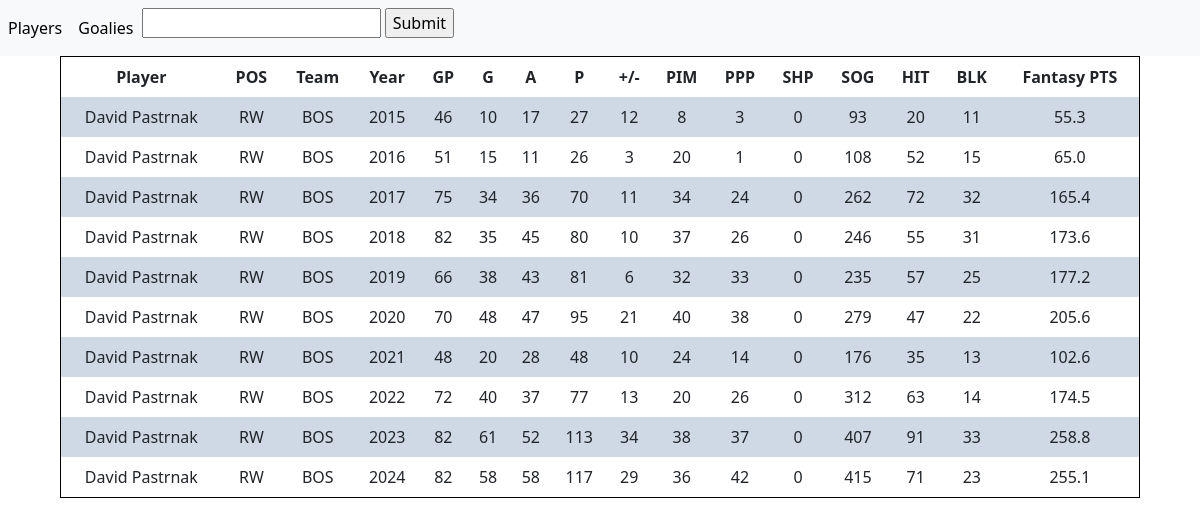
Screenshot of /8477956/ with the database file from the repository.
### fantasy/models.py (models this page shows, shortened)
class Stats(models.Model):
    player = models.ForeignKey(Player, on_delete=models.CASCADE)
    season = models.ForeignKey(Season, on_delete=models.CASCADE)
    team = models.ForeignKey(Team, on_delete=models.CASCADE, null=True)
    goals = models.IntegerField(default = 0)
    assists = models.IntegerField(default = 0)
    toi = models.CharField(max_length = 12, default = "N/A")
    pim = models.IntegerField(default = 0)
    shots = models.IntegerField(default = 0)
    games = models.IntegerField(default = 0)
    hits = models.IntegerField(default = 0)
    blocks = models.IntegerField(default = 0)
    plusMinus = models.IntegerField(default = 0)
    points = models.IntegerField(default = 0)
    shifts = models.IntegerField(default = 0)
    faceoffPct = models.FloatField(default = 0)
    shotPct = models.FloatField(default = 0)
    powerPlayGoals = models.IntegerField(default = 0)
    powerPlayPoints = models.IntegerField(default = 0)
    powerPlayTOI = models.CharField(max_length = 12, default = "N/A")
    shortHandGoals = models.IntegerField(default = 0)
    shortHandPoints = models.IntegerField(default = 0)
    shortHandTOI = models.CharField(max_length = 12, default = "N/A")
    gameWinningGoals = models.IntegerField(default = 0)
    overtimeGoals = models.IntegerField(default = 0)
    evenTOI = models.CharField(max_length = 12, default = "N/A")
    fantasyPoints = models.FloatField(default = 0)

class Player(models.Model):
    name = models.CharField(max_length = 50, default = "")
    team = models.ForeignKey(Team, on_delete=models.CASCADE)
    number = models.IntegerField(default = -1)
    age = models.IntegerField(default = -1)
    height = models.CharField(max_length = 3, default = "X") #In foot, inches
    weight = models.IntegerField(default = -1) #in pounds
    id_num = models.IntegerField(default = -1) #Id num for NHL api
    country = models.CharField(max_length = 20, default = "N/A")
    position = models.CharField(max_length = 20, default = "N/A")
    pos_code = models.CharField(max_length = 3, default = "X")

class Team(models.Model):
    name = models.CharField(max_length = 50, default = "")
    division = models.CharField(max_length = 50, default = "")
    conference = models.CharField(max_length = 50, default = "")
    acronym = models.CharField(max_length = 3, default = "") #3 letter abreviation
    id_num = models.IntegerField(default = -1) #Id number for NHL api

class Season(models.Model):
    year = models.IntegerField()
    current_season = models.BooleanField(default = False) #marks which season is the current season

### fantasy/views.py (the view, shortened to what this page needs)
# urls.py: path("<int:id_num>/", views.player_details, name='player_details'),
def player_details(request, id_num):
    person = Player.objects.filter(id_num=id_num)[0]
    details = Stats.objects.filter(player=person)
    players = Player.objects.all()
    context = {
        "players": players,
        "player_list": details
        }
    template = loader.get_template("players_details.html")
    return HttpResponse(template.render(context, request))

### templates/players_details.html (shortened to what this page needs)
{% load static %}
<!DOCTYPE html>
<html>
<link rel="stylesheet" type="text/css" href="{% static '\css\table_style.css' %}">
<head>
  <link href="https://cdn.jsdelivr.net/npm/bootstrap@5.3.0/dist/css/bootstrap.min.css" rel="stylesheet">
</head>
<body>
{% include 'navbar.html' %}
<div id="Players" class="tabcontent">
    <table id="player_table" class="base-table">
        <tr>
            <th>Player</th>
            <th>POS</th>
            <th>Team</th>
            <th>Year</th>
            <th>GP</th>
            <th>G</th>
            <th>A</th>
            <th>P</th>
            <th>+/-</th>
            <th>PIM</th>
            <th>PPP</th>
            <th>SHP</th>
            <th>SOG</th>
            <th>HIT</th>
            <th>BLK</th>
            <th>Fantasy PTS</th>
        </tr>
        {% for stat in player_list %}
            <tr onmouseenter="highlightRow(this)" onmouseleave="unhighlightRow(this)">
                <td>{{stat.player.name}}</td>
                <td>{{stat.player.pos_code}}</td>
                <td>{{stat.team.acronym}}</td>
                <td>{{stat.season.year}}</td>
                <td>{{stat.games}}</td>
                <td>{{stat.goals}}</td>
                <td>{{stat.assists}}</td>
                <td>{{stat.points}}</td>
                <td>{{stat.plusMinus}}</td>
                <td>{{stat.pim}}</td>
                <td>{{stat.powerPlayPoints}}</td>
                <td>{{stat.shortHandPoints}}</td>
                <td>{{stat.shots}}</td>
                <td>{{stat.hits}}</td>
                <td>{{stat.blocks}}</td>
                <td>{{stat.fantasyPoints}}</td>
            </tr>
        {% endfor %}
    </table>
</div>
</body>
</html>

### static/css/table_style.css (style rules this page uses)
table, th, td { border: 1px solid black; border-top: none; border-bottom: none; padding: 8px; border-collapse: collapse; text-align: center; }
tr:nth-child(even) { background-color: #FCF5E5; }
tr:nth-child(odd) { background-color: #FFFFFF; }
.base-table { width: 90%; margin: 0 auto; border: 1px solid black; border-collapse: collapse; text-align: center; }
tr:nth-child(even):not(.highlighted-row) { background-color: #CED9E5; }
tr:nth-child(odd):not(.highlighted-row) { background-color: #FFFFFF; }

### rows the page displays
Stats: player.name "David Pastrnak", player.pos_code "RW", team.acronym "BOS", season.year "2015", games "46", goals "10", assists "17", points "27", plusMinus "12", pim "8", powerPlayPoints "3", shortHandPoints "0", shots "93", hits "20", blocks "11", fantasyPoints "55.3"
Stats: player.name "David Pastrnak", player.pos_code "RW", team.acronym "BOS", season.year "2016", games "51", goals "15", assists "11", points "26", plusMinus "3", pim "20", powerPlayPoints "1", shortHandPoints "0", shots "108", hits "52", blocks "15", fantasyPoints "65.0"
Stats: player.name "David Pastrnak", player.pos_code "RW", team.acronym "BOS", season.year "2017", games "75", goals "34", assists "36", points "70", plusMinus "11", pim "34", powerPlayPoints "24", shortHandPoints "0", shots "262", hits "72", blocks "32", fantasyPoints "165.4"
Stats: player.name "David Pastrnak", player.pos_code "RW", team.acronym "BOS", season.year "2018", games "82", goals "35", assists "45", points "80", plusMinus "10", pim "37", powerPlayPoints "26", shortHandPoints "0", shots "246", hits "55", blocks "31", fantasyPoints "173.6"
Stats: player.name "David Pastrnak", player.pos_code "RW", team.acronym "BOS", season.year "2019", games "66", goals "38", assists "43", points "81", plusMinus "6", pim "32", powerPlayPoints "33", shortHandPoints "0", shots "235", hits "57", blocks "25", fantasyPoints "177.2"
Stats: player.name "David Pastrnak", player.pos_code "RW", team.acronym "BOS", season.year "2020", games "70", goals "48", assists "47", points "95", plusMinus "21", pim "40", powerPlayPoints "38", shortHandPoints "0", shots "279", hits "47", blocks "22", fantasyPoints "205.6"
Stats: player.name "David Pastrnak", player.pos_code "RW", team.acronym "BOS", season.year "2021", games "48", goals "20", assists "28", points "48", plusMinus "10", pim "24", powerPlayPoints "14", shortHandPoints "0", shots "176", hits "35", blocks "13", fantasyPoints "102.6"
Stats: player.name "David Pastrnak", player.pos_code "RW", team.acronym "BOS", season.year "2022", games "72", goals "40", assists "37", points "77", plusMinus "13", pim "20", powerPlayPoints "26", shortHandPoints "0", shots "312", hits "63", blocks "14", fantasyPoints "174.5"
Stats: player.name "David Pastrnak", player.pos_code "RW", team.acronym "BOS", season.year "2023", games "82", goals "61", assists "52", points "113", plusMinus "34", pim "38", powerPlayPoints "37", shortHandPoints "0", shots "407", hits "91", blocks "33", fantasyPoints "258.8"
Stats: player.name "David Pastrnak", player.pos_code "RW", team.acronym "BOS", season.year "2024", games "82", goals "58", assists "58", points "117", plusMinus "29", pim "36", powerPlayPoints "42", shortHandPoints "0", shots "415", hits "71", blocks "23", fantasyPoints "255.1"
